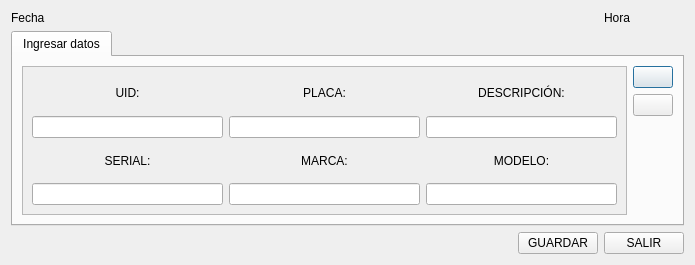
<?xml version="1.0" encoding="UTF-8"?>
<ui version="4.0">
 <class>Dialog</class>
 <widget class="QDialog" name="Dialog">
  <property name="geometry">
   <rect>
    <x>0</x>
    <y>0</y>
    <width>695</width>
    <height>265</height>
   </rect>
  </property>
  <property name="windowTitle">
   <string>GUARDAR DATOS</string>
  </property>
  <layout class="QGridLayout" name="gridLayout_3">
   <item row="0" column="0">
    <widget class="QLabel" name="dateLabel">
     <property name="text">
      <string>Fecha</string>
     </property>
    </widget>
   </item>
   <item row="1" column="0" colspan="3">
    <widget class="QTabWidget" name="tabWidget">
     <property name="currentIndex">
      <number>0</number>
     </property>
     <widget class="QWidget" name="tab">
      <attribute name="title">
       <string>Ingresar datos</string>
      </attribute>
      <layout class="QGridLayout" name="gridLayout_2">
       <item row="0" column="0" rowspan="2">
        <widget class="QScrollArea" name="scrollArea">
         <property name="widgetResizable">
          <bool>true</bool>
         </property>
         <widget class="QWidget" name="scrollAreaWidgetContents">
          <property name="geometry">
           <rect>
            <x>0</x>
            <y>0</y>
            <width>595</width>
            <height>136</height>
           </rect>
          </property>
          <layout class="QGridLayout" name="gridLayout">
           <item row="0" column="0">
            <layout class="QVBoxLayout" name="verticalLayout">
             <item>
              <widget class="QLabel" name="label">
               <property name="text">
                <string>UID:</string>
               </property>
               <property name="alignment">
                <set>Qt::AlignCenter</set>
               </property>
              </widget>
             </item>
             <item>
              <widget class="QLineEdit" name="UIDLineEdit"/>
             </item>
            </layout>
           </item>
           <item row="0" column="1">
            <layout class="QVBoxLayout" name="verticalLayout_2">
             <item>
              <widget class="QLabel" name="label_2">
               <property name="text">
                <string>PLACA:</string>
               </property>
               <property name="alignment">
                <set>Qt::AlignCenter</set>
               </property>
              </widget>
             </item>
             <item>
              <widget class="QLineEdit" name="placaLineEdit"/>
             </item>
            </layout>
           </item>
           <item row="0" column="2">
            <layout class="QVBoxLayout" name="verticalLayout_3">
             <item>
              <widget class="QLabel" name="label_3">
               <property name="text">
                <string>DESCRIPCIÓN:</string>
               </property>
               <property name="alignment">
                <set>Qt::AlignCenter</set>
               </property>
              </widget>
             </item>
             <item>
              <widget class="QLineEdit" name="descripcionLineEdit"/>
             </item>
            </layout>
           </item>
           <item row="1" column="0">
            <layout class="QVBoxLayout" name="verticalLayout_4">
             <item>
              <widget class="QLabel" name="label_4">
               <property name="text">
                <string>SERIAL:</string>
               </property>
               <property name="alignment">
                <set>Qt::AlignCenter</set>
               </property>
              </widget>
             </item>
             <item>
              <widget class="QLineEdit" name="serialLineEdit"/>
             </item>
            </layout>
           </item>
           <item row="1" column="1">
            <layout class="QVBoxLayout" name="verticalLayout_5">
             <item>
              <widget class="QLabel" name="label_5">
               <property name="text">
                <string>MARCA:</string>
               </property>
               <property name="alignment">
                <set>Qt::AlignCenter</set>
               </property>
              </widget>
             </item>
             <item>
              <widget class="QLineEdit" name="marcaLineEdit"/>
             </item>
            </layout>
           </item>
           <item row="1" column="2">
            <layout class="QVBoxLayout" name="verticalLayout_6">
             <item>
              <widget class="QLabel" name="label_6">
               <property name="text">
                <string>MODELO:</string>
               </property>
               <property name="alignment">
                <set>Qt::AlignCenter</set>
               </property>
              </widget>
             </item>
             <item>
              <widget class="QLineEdit" name="modeloLineEdit"/>
             </item>
            </layout>
           </item>
          </layout>
          <zorder></zorder>
         </widget>
        </widget>
       </item>
       <item row="0" column="1">
        <layout class="QVBoxLayout" name="verticalLayout_7">
         <item>
          <widget class="QPushButton" name="readButton">
           <property name="text">
            <string/>
           </property>
          </widget>
         </item>
         <item>
          <widget class="QPushButton" name="clearButton">
           <property name="text">
            <string/>
           </property>
          </widget>
         </item>
        </layout>
       </item>
       <item row="1" column="1">
        <spacer name="verticalSpacer">
         <property name="orientation">
          <enum>Qt::Vertical</enum>
         </property>
         <property name="sizeHint" stdset="0">
          <size>
           <width>20</width>
           <height>63</height>
          </size>
         </property>
        </spacer>
       </item>
      </layout>
     </widget>
    </widget>
   </item>
   <item row="2" column="0">
    <spacer name="horizontalSpacer">
     <property name="orientation">
      <enum>Qt::Horizontal</enum>
     </property>
     <property name="sizeHint" stdset="0">
      <size>
       <width>492</width>
       <height>20</height>
      </size>
     </property>
    </spacer>
   </item>
   <item row="2" column="1">
    <widget class="QPushButton" name="saveButton">
     <property name="text">
      <string>GUARDAR</string>
     </property>
    </widget>
   </item>
   <item row="2" column="2">
    <widget class="QPushButton" name="closeButton">
     <property name="text">
      <string>SALIR</string>
     </property>
    </widget>
   </item>
   <item row="0" column="2">
    <widget class="QLabel" name="timeLabel">
     <property name="text">
      <string>Hora</string>
     </property>
    </widget>
   </item>
  </layout>
 </widget>
 <resources/>
 <connections/>
</ui>
